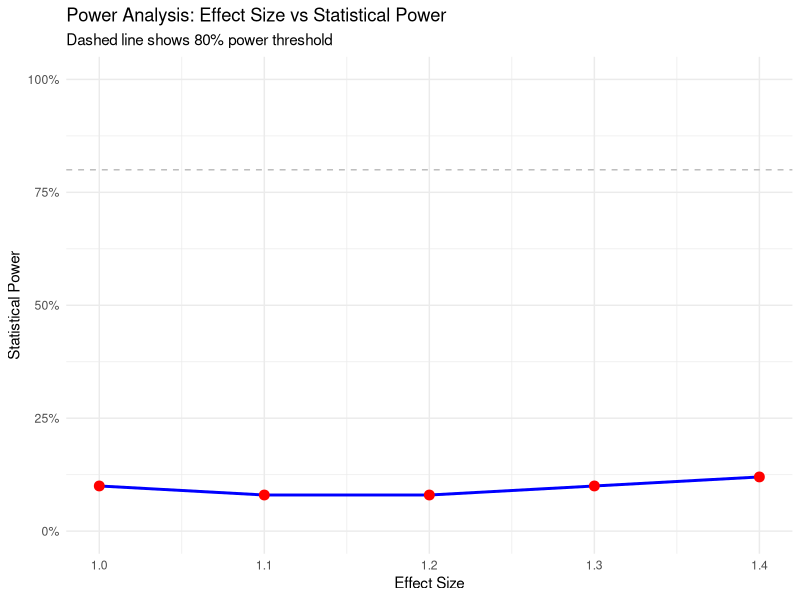

This chart was generated by the following R code:
# Script to display figures in R
library(ggplot2)
library(readr)

# Read the data
power_data <- read_csv("power_results.csv")

# Create and display the plot
p <- ggplot(power_data, aes(x = effect_size, y = power)) +
  geom_line(color = "blue", linewidth = 1) +
  geom_point(color = "red", size = 3) +
  geom_hline(yintercept = 0.8, linetype = "dashed", color = "gray") +
  labs(
    x = "Effect Size",
    y = "Statistical Power",
    title = "Power Analysis: Effect Size vs Statistical Power",
    subtitle = "Dashed line shows 80% power threshold"
  ) +
  theme_minimal() +
  scale_y_continuous(limits = c(0, 1), labels = scales::percent)

# Display the plot
print(p)

# Keep the plot window open
readline("Press Enter to close the plot window...")